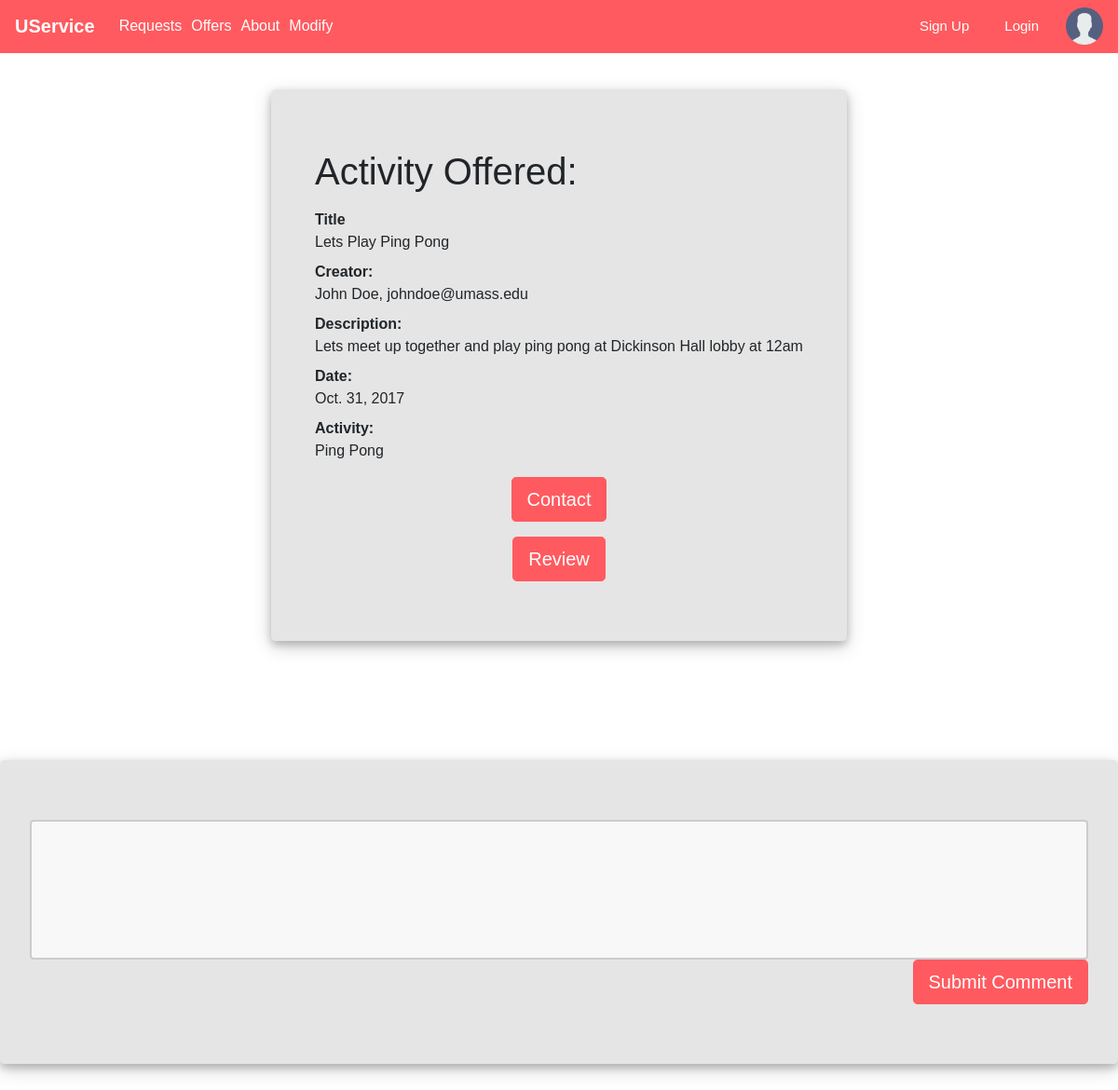
The page /USERVICE/activityDetail/2 on the database its author committed.
### USERVICE/models.py (models this page shows, shortened)
class Activity(models.Model):
    title = models.CharField(max_length=200, help_text="Enter a Title")
    creator = models.ForeignKey(Profile, on_delete=models.SET_NULL, null=True)
    description = models.TextField(max_length=1000, help_text="Enter a brief description of the book")
    date = models.DateField(null=True, blank=True)
    activity = models.CharField(max_length=200, help_text="Enter an activity")
    request = models.BooleanField(default=False)
    offer = models.BooleanField(default=False)

class Profile(models.Model):
    user = models.ForeignKey(User, on_delete=models.SET_NULL, null=True)
    review = models.CharField(max_length=500, help_text="Review")
    RATING = (
        ('vb', 'Very Bad'),
        ('b', 'Bad'),
        ('g', 'Good'),
        ('vg', 'Very Good'),
    )
    rating = models.CharField(max_length=1, choices=RATING, blank=True, default='vb', help_text='Rate Me')
    def __str__(self):
        return '%s' % (self.user)

class User(models.Model):
    name = models.CharField(max_length=100, help_text="Name")
    email = models.CharField(max_length=100, help_text="Email")
    password = models.CharField(max_length=10, help_text="Password")
    def __str__(self):
        return '%s, %s' % (self.name, self.email)

### USERVICE/views.py (the view)
# urls.py: url(r'^activityDetail/(?P<pk>\d+)$', views.activityDetailView.as_view(), name='activity-Detail'),
class activityDetailView(generic.DetailView):
    model=Activity
    context_object_name="activity"
    template_name='displayTemplate/activityDetail.html'

### USERVICE/templates/displayTemplate/activityDetail.html (shortened to what this page needs)
{% extends "base_generic.html" %}
{% block extra_head %}
{% load static %}
<link rel="stylesheet" href="{% static 'css/details.css' %}">
{% endblock %}
{% block content %}
    <div class="row">
      <div class="jumbotron">
        <div class="container">
          {% if activity.offer %}
          <h1 class="text-left">Activity Offered:</h1>
          {%else%}
          <h1 class="text-left">Activity Requested:</h1>
          {%endif%}
        <dl class="dl-horizontal">
          <dt>Title</dt>
          <dd>{{activity.title}}</dd>
          <dt>Creator:</dt>
          <dd>{{activity.creator}}</dd>
          <dt>Description:</dt>
          <dd>{{activity.description}}</dd>
          <dt>Date:</dt>
          <dd>{{activity.date}}</dd>
          <dt>Activity:</dt>
          <dd>{{activity.activity}}</dd>
        </dl>
        </div>
        <div class="text-center">
        <button type="button" class="btn btn-lg">Contact</button>
        </div>
        {% if activity.offer %}
        <div class="text-center">
        <button type="button" class="btn btn-lg">Review</button>
      </div>
        {%endif%}
      </div>
    </div>
    <div class="jumbotron">
      <input id="input" type="text">
      <div class="text-right">
      <button type="submit" class="btn btn-lg">Submit Comment</button>
    </div>
  </div>
{% endblock %}

### USERVICE/static/css/navbar.css (style rules this page uses)
* { font-family: Arial, Helvetica, sans-serif; }

### USERVICE/static/css/details.css (style rules this page uses)
.btn-lg { background-color: #FF5A5F; border-color: #FF5A5F; color: white; }
.jumbotron { background-color: rgba(203, 203, 203, 0.49)!important; margin-top: 6rem; box-shadow: 0 4px 8px 0 rgba(0, 0, 0, 0.2), 0 6px 20px 0 rgba(0, 0, 0, 0.19); }
.row { justify-content: center; }
input { width: 100%; height: 150px; padding: 12px 20px; box-sizing: border-box; border: 2px solid #ccc; border-radius: 4px; background-color: #f8f8f8; resize: none; }

### rows shown on the page
Activity: title "Lets Play Ping Pong", creator "John Doe, johndoe@umass.edu", description "Lets meet up together and play ping pong at Dickinson Hall lobby at 12am", date "Oct. 31, 2017", activity "Ping Pong"
